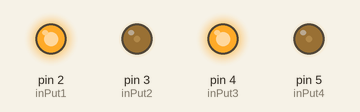
Simulated run of this sketch. Board: Arduino Uno, built with avr-gcc and run on an emulated ATmega328P. Shown: output pins drawn as LEDs (lit = HIGH). What the sketch prints to the serial monitor is not drawn.

Above: at 0.05 s.
At 0.25 s:
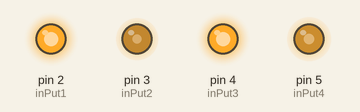
At 0.4 s:
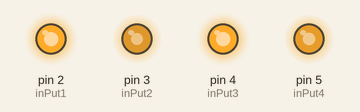
At 0.5 s:
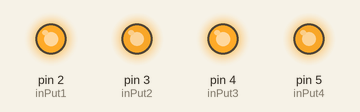
At 0.75 s:
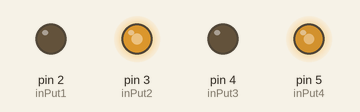
At 1.05 s:
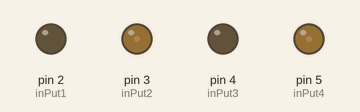
Timing chart, 0 to 3.0 s (numbered marks = the images above):
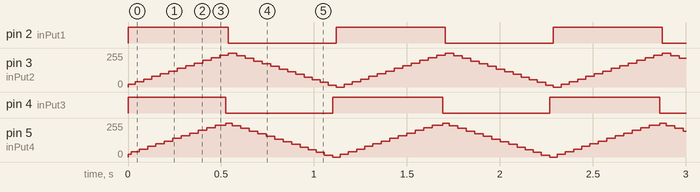

Measured:
- by itself, pin 2 (inPut1): alternates HIGH for 0.58 s and LOW for 0.58 s
- by itself, pin 4 (inPut3): alternates HIGH for 0.59 s and LOW for 0.57 s

The sketch:

dieukhienxe.ino
```cpp
#define inPut1 2
#define inPut2 3
#define inPut3 4
#define inPut4 5

const byte minSeed = 0;
const byte maxSeed = 255;

void setup() {
  // put your setup code here, to run once:
  Serial.begin(9600);
  pinMode(inPut1, OUTPUT);
  pinMode(inPut2, OUTPUT);
  pinMode(inPut3, OUTPUT);
  pinMode(inPut4, OUTPUT);
}

void loop() {
  // put your main code here, to run repeatedly:
  for (int i{ minSeed }; i <= maxSeed; i += 20) {
    controlMotor2(i, 1);
    controlMotor1(i, 1);
  }
  delay(10);
  for (int a{ maxSeed }; a >= minSeed; a -= 20) {
    controlMotor2(a, 0);
    controlMotor1(a, 0);
  }
}

void controlMotor1(byte presentSeed, byte backword) {
  presentSeed = constrain(presentSeed, minSeed, maxSeed);
  digitalWrite(inPut1, backword);
  analogWrite(inPut2, presentSeed);
  Serial.println(String("input1: ") + inPut1 + String("input2: ") + presentSeed);
}

void controlMotor2(byte presentSeed, byte backword) {
  presentSeed = constrain(presentSeed, minSeed, maxSeed);
  digitalWrite(inPut3, backword);
  analogWrite(inPut4, presentSeed);
  Serial.println(String("input3: ") + inPut3 + String("input4: ") + presentSeed);
}
```
